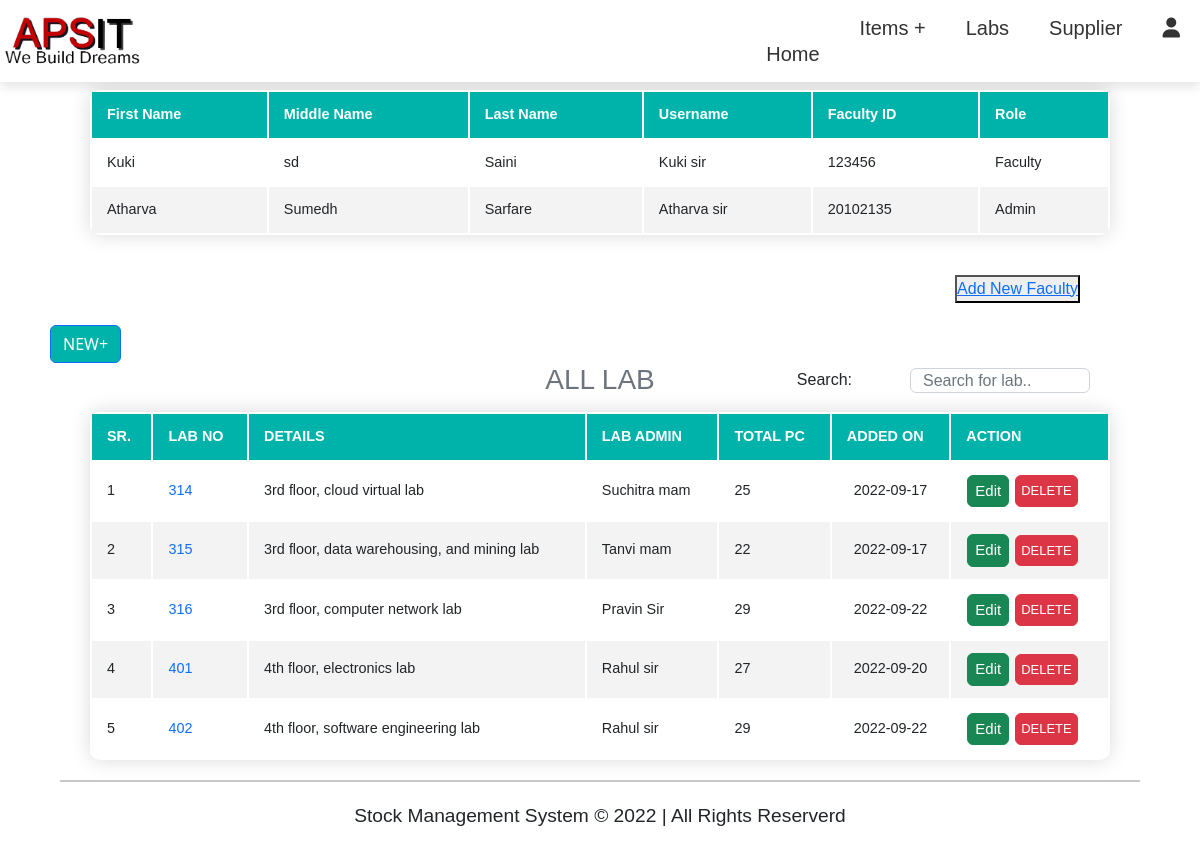
The app's page /actions/display_details.php with its own data.
### tables this page shows
CREATE TABLE `lab` (
  `lab_id` int(11) NOT NULL,
  `lab_no` int(11) NOT NULL,
  `lab_detail` varchar(255) NOT NULL,
  `lab_admin` varchar(50) NOT NULL,
  `pcquantity` int(11) NOT NULL,
  `role` int(11) NOT NULL DEFAULT 0,
  `added_on` date NOT NULL
);

### actions/display_details.php (the view, shortened to what this page needs)
<?php
require_once '../db_connect.php';
$srole = $_SESSION['user'];
?>
<!DOCTYPE html>
<html lang="en">
<head>
</head>
<body>
    <div style="margin: 90px;">
        <header>
            <nav class="navnavnav">
                <ul>
                    <li><a href="index_admin.php">Home</a></li>
                    <li><a href="items.php">Stocks</a></li>
                    <li><a href="profile.php"><i class="fa-solid fa-user"></i><?php echo " " . $srole; ?></a>
                    </li>
                </ul>
            </nav>
        </header>
    </div>
    <main>
        <table class="content-table" style="border-collapse: separate; float:centre;">
            <thead>
                <tr>
                    <th>First Name</th>
                    <th>Middle Name</th>
                    <th>Last Name</th>
                    <th>Username</th>
                    <th>Faculty ID</th>
                    <th>Role</th>
                </tr>
            </thead>
            <?php
            $query = "select * from admin";
            $data = mysqli_query($conn, $query);
            $rows = mysqli_num_rows($data);
            if ($rows != 0) {
                while ($result = mysqli_fetch_assoc($data)) {
                    if ($result['role'] == 1) {
                        $user = 'Admin';
                    } elseif ($result['role'] == 0) {
                        $user = 'Faculty';
                    }
                    echo "<tr>
                <td>" . $result['firstname'] . "</td>
                <td>" . $result['middlename'] . "</td>
                <td>" . $result['lastname'] . "</td>
                <td>" . $result['username'] . "</td>
                <td>" . $result['fid'] . "</td>
                <td>" . $user . "</td>
                </tr>";
                }
            }
            ?>
        </table>
        <button class="button" role="button" style="float: right;  margin: 20px 120px 30px 100px;"><a
                href="faculty_details.php">Add New Faculty</button>
    </main>
</body>
</html>
<?php
require_once 'db_connect.php';
require_once 'include/header.php'
?>
<button type="button" class="btn btn-primary" data-bs-toggle="modal" data-bs-target="#addFacultyModal"
    style=" margin-left: 50px; background-color: #00b3aa;">NEW&plus;</button>
<h3 class="text-muted text-center" style="margin-bottom: 10px;">ALL LAB</h3>
<div class="mb-3">
    <input type="text" class="form-control lab-search" id="search" onkeyup="tableSearch()"
        placeholder="Search for lab.." style="width: 15%; height: 25px; float: right; margin: -38px 110px 5px 3px;">
    <label class="form-label search-label" style="float: right; margin: -38px 348px 5px 1px;">Search: </label>
</div>
<table class="content-table" id="tableData" style="border-collapse: separate;">
    <thead>
        <tr>
            <th>SR.</th>
            <th>LAB NO</th>
            <th>DETAILS</th>
            <th>LAB ADMIN</th>
            <th>TOTAL PC</th>
            <th>ADDED ON</th>
            <th>ACTION</th>
        </tr>
    </thead>
    <tbody>
        <?php
        $sql1 = "SELECT * FROM `lab` WHERE `role` <> '1'";
        $sql_run1 = mysqli_query($conn, $sql1);
        $i = 1;
        if (mysqli_num_rows($sql_run1) > 0) {
            foreach ($sql_run1 as $lab) {
        ?>
        <tr>
            <td><?= $i ?></td>
            <td><?php echo "<a href='actions/display_lab.php?lab_no=$lab[lab_no]'>"; ?>
                <?= $lab['lab_no'] ?></td>
            <td><?= $lab['lab_detail'] ?></td>
            <td><?= $lab['lab_admin'] ?></td>
            <td><?= $lab['pcquantity'] ?></td>
            <td style="padding: 8px; text-align: center;"><?= $lab['added_on'] ?></td>
            <td>
                <button type="button" class="btn btn-success" data-bs-toggle="modal"
                    data-bs-target="#editLabModal<?php echo $lab['lab_id']; ?>"
                    style=" margin: 0px 1px; padding: 4px 7px; font-size: 15px;">Edit</button>
                <button type="button" class="btn btn-danger" data-bs-toggle="modal"
                    data-bs-target="#deleteLabModal<?php echo $lab['lab_id']; ?>"
                    style=" margin: 1px; padding: 5px; font-size: 13px;">DELETE</button>
            </td>
        </tr>
        <?php
                $i++;
            }
        }
        ?>
    </tbody>
</table>
<hr style="margin: auto; width: 90%;">
<?php
include 'include/footer.php';
?>
</body>
</html>

### css/style.css (style rules this page uses)
* { margin: 0; padding: 0; box-sizing: border-box; font-family: sans-serif; text-decoration: none; }
body { min-height: 100vh; background-size: cover; background-position: center; }
header { position: fixed; top: 0; left: 0; right: 0; background: #ffffff; box-shadow: 0 5px 10px rgba(0, 0, 0, 0.1); display: flex; align-items: center; justify-content: space-between; z-index: 1000; }
header .navnavnav { list-style: none; }
header .navnavnav ul { list-style: none; }
header .navnavnav ul li { position: relative; float: left; }
header .navnavnav ul li a { text-decoration: none; font-size: 20px; padding: 13px 20px; color: #333; display: block; }
.content-table { margin-bottom: 20px; width: 85%; border-radius: 10px; margin-left: auto; margin-right: auto; font-size: 0.9em; min-width: 400px; box-shadow: 0 0 20px rgba(0, 0, 0, 0.15); }
.content-table thead tr { background-color: #00b3aa; color: #ffffff; text-align: left; font-weight: bold; }
.content-table th, .content-table td { padding: 12px 15px; }
.content-table td a { text-decoration: none; }
.content-table tbody tr { border-bottom: 1px solid #dddddd; }
.content-table tbody tr:nth-of-type(even) { background-color: #f3f3f3; }
.content-table tbody tr:last-of-type { border-bottom: 2px solid #00b3aa; }

### records on screen
lab: lab_no "314", lab_detail "3rd floor, cloud virtual lab", lab_admin "Suchitra mam", pcquantity "25", added_on "2022-09-17"
lab: lab_no "315", lab_detail "3rd floor, data warehousing, and mining lab", lab_admin "Tanvi mam", pcquantity "22", added_on "2022-09-17"
lab: lab_no "316", lab_detail "3rd floor, computer network lab", lab_admin "Pravin Sir", pcquantity "29", added_on "2022-09-22"
lab: lab_no "401", lab_detail "4th floor, electronics lab", lab_admin "Rahul sir", pcquantity "27", added_on "2022-09-20"
lab: lab_no "402", lab_detail "4th floor, software engineering lab", lab_admin "Rahul sir", pcquantity "29", added_on "2022-09-22"

### other values on screen
$result['firstname'] "Kuki"
$result['middlename'] "sd"
$result['lastname'] "Saini"
$result['username'] "Kuki sir"
$result['fid'] "123456"
$user "Faculty"
$result['firstname'] "Atharva"
$result['middlename'] "Sumedh"
$result['lastname'] "Sarfare"
$result['username'] "Atharva sir"
$result['fid'] "20102135"
$user "Admin"
